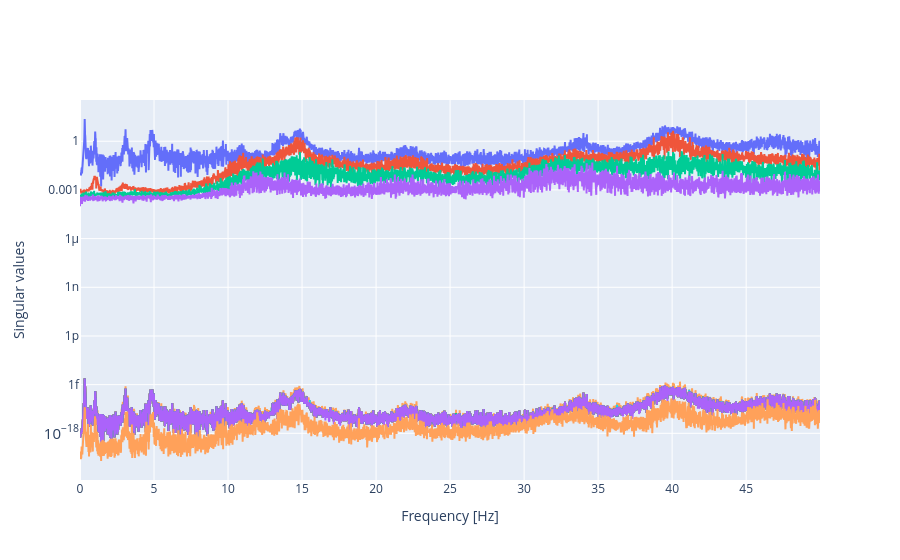

Write notebook code for a chart like this one.
### Code cell
# Plot the singular values
fig = go.Figure()
for sv in range(len(S_omega)):
    fig.add_trace(go.Scatter(x=freq_seg[:np.size(S_omega, axis=1)], y=S_omega[sv, :], name=f'Singular value {sv+1}'))

fig.update_yaxes(type="log")

fig.update_layout(
    xaxis=dict(title="Frequency [Hz]"),
    yaxis=dict(title="Singular values"),
    showlegend=False)

fig.show()

### Figure 1 — Plotly figure (JSON) as saved in the notebook; plotly's stock layout.template omitted (floating-point values rounded to 4 significant figures; data arrays with more than 128 entries replaced by an {"elided": "..."} marker saying what was removed)
{"data": [{"name": "Singular value 1", "type": "scatter", "x": {"elided": "4096 float values"}, "y": {"elided": "4096 float values"}}, {"name": "Singular value 2", "type": "scatter", "x": {"elided": "4096 float values"}, "y": {"elided": "4096 float values"}}, {"name": "Singular value 3", "type": "scatter", "x": {"elided": "4096 float values"}, "y": {"elided": "4096 float values"}}, {"name": "Singular value 4", "type": "scatter", "x": {"elided": "4096 float values"}, "y": {"elided": "4096 float values"}}, {"name": "Singular value 5", "type": "scatter", "x": {"elided": "4096 float values"}, "y": {"elided": "4096 float values"}}, {"name": "Singular value 6", "type": "scatter", "x": {"elided": "4096 float values"}, "y": {"elided": "4096 float values"}}, {"name": "Singular value 7", "type": "scatter", "x": {"elided": "4096 float values"}, "y": {"elided": "4096 float values"}}, {"name": "Singular value 8", "type": "scatter", "x": {"elided": "4096 float values"}, "y": {"elided": "4096 float values"}}, {"name": "Singular value 9", "type": "scatter", "x": {"elided": "4096 float values"}, "y": {"elided": "4096 float values"}}, {"name": "Singular value 10", "type": "scatter", "x": {"elided": "4096 float values"}, "y": {"elided": "4096 float values"}}, {"name": "Singular value 11", "type": "scatter", "x": {"elided": "4096 float values"}, "y": {"elided": "4096 float values"}}, {"name": "Singular value 12", "type": "scatter", "x": {"elided": "4096 float values"}, "y": {"elided": "4096 float values"}}, {"name": "Singular value 13", "type": "scatter", "x": {"elided": "4096 float values"}, "y": {"elided": "4096 float values"}}, {"name": "Singular value 14", "type": "scatter", "x": {"elided": "4096 float values"}, "y": {"elided": "4096 float values"}}, {"name": "Singular value 15", "type": "scatter", "x": {"elided": "4096 float values"}, "y": {"elided": "4096 float values"}}, {"name": "Singular value 16", "type": "scatter", "x": {"elided": "4096 float values"}, "y": {"elided": "4096 float values"}}, {"name": "Singular value 17", "type": "scatter", "x": {"elided": "4096 float values"}, "y": {"elided": "4096 float values"}}, {"name": "Singular value 18", "type": "scatter", "x": {"elided": "4096 float values"}, "y": {"elided": "4096 float values"}}, {"name": "Singular value 19", "type": "scatter", "x": {"elided": "4096 float values"}, "y": {"elided": "4096 float values"}}, {"name": "Singular value 20", "type": "scatter", "x": {"elided": "4096 float values"}, "y": {"elided": "4096 float values"}}, {"name": "Singular value 21", "type": "scatter", "x": {"elided": "4096 float values"}, "y": {"elided": "4096 float values"}}, {"name": "Singular value 22", "type": "scatter", "x": {"elided": "4096 float values"}, "y": {"elided": "4096 float values"}}, {"name": "Singular value 23", "type": "scatter", "x": {"elided": "4096 float values"}, "y": {"elided": "4096 float values"}}, {"name": "Singular value 24", "type": "scatter", "x": {"elided": "4096 float values"}, "y": {"elided": "4096 float values"}}, {"name": "Singular value 25", "type": "scatter", "x": {"elided": "4096 float values"}, "y": {"elided": "4096 float values"}}, {"name": "Singular value 26", "type": "scatter", "x": {"elided": "4096 float values"}, "y": {"elided": "4096 float values"}}, {"name": "Singular value 27", "type": "scatter", "x": {"elided": "4096 float values"}, "y": {"elided": "4096 float values"}}, {"name": "Singular value 28", "type": "scatter", "x": {"elided": "4096 float values"}, "y": {"elided": "4096 float values"}}, {"name": "Singular value 29", "type": "scatter", "x": {"elided": "4096 float values"}, "y": {"elided": "4096 float values"}}, {"name": "Singular value 30", "type": "scatter", "x": {"elided": "4096 float values"}, "y": {"elided": "4096 float values"}}, {"name": "Singular value 31", "type": "scatter", "x": {"elided": "4096 float values"}, "y": {"elided": "4096 float values"}}, {"name": "Singular value 32", "type": "scatter", "x": {"elided": "4096 float values"}, "y": {"elided": "4096 float values"}}, {"name": "Singular value 33", "type": "scatter", "x": {"elided": "4096 float values"}, "y": {"elided": "4096 float values"}}, {"name": "Singular value 34", "type": "scatter", "x": {"elided": "4096 float values"}, "y": {"elided": "4096 float values"}}, {"name": "Singular value 35", "type": "scatter", "x": {"elided": "4096 float values"}, "y": {"elided": "4096 float values"}}], "layout": {"showlegend": false, "xaxis": {"title": {"text": "Frequency [Hz]"}}, "yaxis": {"title": {"text": "Singular values"}, "type": "log"}}}
